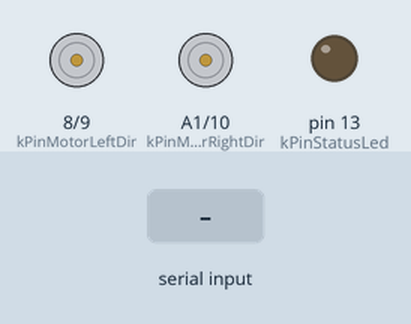
Simulated run of this sketch. Board: Arduino Uno, built with avr-gcc and run on an emulated ATmega328P. Shown: direction and speed pins drawn as motors (green arrow = direction pin HIGH = forward, orange = LOW = backward, longer = more drive), output pins drawn as LEDs (lit = HIGH). The inputs (shaded band) are chosen by the test bench. What the sketch prints to the serial monitor is not drawn.

Above: at 1.2 s.
1.3 s: "F\n" received over Serial
2.8 s: byte 66 ('B') received over Serial
At 2.97 s:
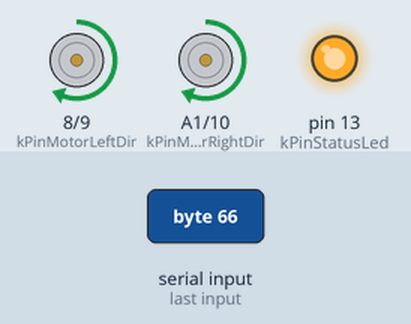
4.6 s: byte 76 ('L') received over Serial
At 4.77 s:
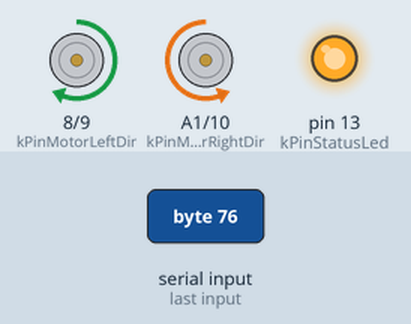
6.4 s: byte 82 ('R') received over Serial
At 6.57 s:
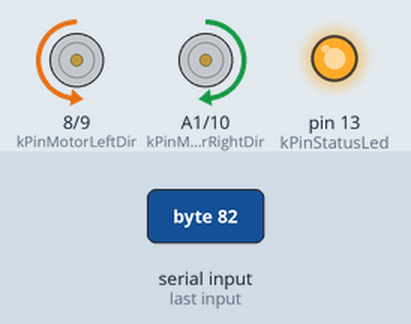
Timing chart, 0 to 9.2 s (numbered marks = the images above; inputs shaded):
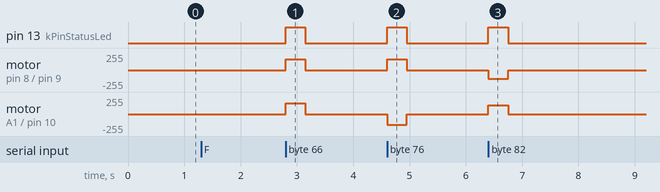

Measured:
- after the input at 2.8 s, pin 13 (kPinStatusLed): LOW → HIGH at once, → LOW 0.35 s later; motor on pin 8 (kPinMotorLeftDir) / pin 9 (kPinMotorLeftPwm), motor on A1 (kPinMotorRightDir) / pin 10 (kPinMotorRightPwm): stopped → forward 160/255 at once, → stopped 0.35 s later
- after the input at 4.6 s, pin 13 (kPinStatusLed): LOW → HIGH at once, → LOW 0.35 s later; motor on pin 8 (kPinMotorLeftDir) / pin 9 (kPinMotorLeftPwm): stopped → forward 160/255 at once, → stopped 0.35 s later; motor on A1 (kPinMotorRightDir) / pin 10 (kPinMotorRightPwm): stopped → backward 160/255 at once, → stopped 0.35 s later
- after the input at 6.4 s, pin 13 (kPinStatusLed): LOW → HIGH at once, → LOW 0.35 s later; motor on pin 8 (kPinMotorLeftDir) / pin 9 (kPinMotorLeftPwm): stopped → backward 130/255 at once, → stopped 0.35 s later; motor on A1 (kPinMotorRightDir) / pin 10 (kPinMotorRightPwm): stopped → forward 130/255 at once, → stopped 0.35 s later

The sketch:

BluetoothControl.ino
```cpp
/**
 * ============================================================================
 * File: BluetoothControl.ino
 * Platform: Kidsbits Multi-Purpose Coding Robot (Model KD0003)
 * Target Microcontroller: Atmel ATmega328P @ 16.0 MHz (Arduino Uno)
 *
 * Description:
 *   Wireless Bluetooth Remote Control firmware with safety deadman watchdog.
 *   Receives directional characters over Bluetooth Serial (9600 baud):
 *     - 'F' : Drive Forward
 *     - 'B' : Drive Reverse
 *     - 'L' : Pivot Left
 *     - 'R' : Pivot Right
 *     - 'S' : Stop / Quiescent Brake
 *
 * 🛑 SAFETY DEADMAN WATCHDOG:
 *   A strict 350ms deadman timer halts all PWM motors unless directional
 *   commands are actively refreshed by the client. If Bluetooth drops,
 *   the phone locks, or the client crashes, the robot halts immediately.
 *
 * 🛑 LINK-LOSS & BANNER DRAIN:
 *   HM-10 BLE status banners (e.g. "+CONNECTED", "OK+LOST", "DISCONNECTED")
 *   and malformed byte streams are drained to newline and treated as an
 *   unconditional stop, preventing embedded letters from executing as motion.
 *
 * ⚠️ HARDWARE LIMITATIONS & CAVEATS:
 *   This is a lightweight direct RC firmware sketch. Unlike MultiModeSuperRobot.ino,
 *   this sketch does NOT monitor ultrasonic sonar or underside cliff sensors.
 *   Operate strictly with line-of-sight visual supervision on flat ground.
 *   For cliff edge detection and obstacle avoidance, use MultiModeSuperRobot.ino.
 *
 * IMPORTANT HARDWARE SWITCH:
 *   1. Upload this code with the physical "BT" switch turned OFF.
 *   2. Once uploaded, slide the "BT" switch ON to enable wireless control.
 * ============================================================================
 */

#include <Arduino.h>

// --- Hardware Pin Definitions ---
const uint8_t kPinMotorLeftDir  = 8;   // Left Motor Direction
const uint8_t kPinMotorLeftPwm  = 9;   // Left Motor PWM Speed
const uint8_t kPinMotorRightPwm = 10;  // Right Motor PWM Speed
const uint8_t kPinMotorRightDir = A1;  // Right Motor Direction
const uint8_t kPinStatusLed     = LED_BUILTIN;

const uint8_t kDriveSpeed = 160;
const uint8_t kTurnSpeed  = 130;

// Deadman Watchdog State (Halt if no refreshed motion command within 350ms)
unsigned long gLastMotionCmdTime = 0;
bool gMotorActive = false;
const unsigned long kDeadmanTimeoutMs = 350;

void haltMotors() {
  analogWrite(kPinMotorLeftPwm, 0);
  analogWrite(kPinMotorRightPwm, 0);
  digitalWrite(kPinMotorLeftDir, HIGH);
  digitalWrite(kPinMotorRightDir, HIGH);
  digitalWrite(kPinStatusLed, LOW);
  gMotorActive = false;
}

void driveForward() {
  digitalWrite(kPinMotorLeftDir, LOW);
  digitalWrite(kPinMotorRightDir, LOW);
  analogWrite(kPinMotorLeftPwm, kDriveSpeed);
  analogWrite(kPinMotorRightPwm, kDriveSpeed);
  digitalWrite(kPinStatusLed, HIGH);
}

void driveBackward() {
  digitalWrite(kPinMotorLeftDir, HIGH);
  digitalWrite(kPinMotorRightDir, HIGH);
  analogWrite(kPinMotorLeftPwm, kDriveSpeed);
  analogWrite(kPinMotorRightPwm, kDriveSpeed);
  digitalWrite(kPinStatusLed, HIGH);
}

void pivotLeft() {
  digitalWrite(kPinMotorLeftDir, HIGH);
  digitalWrite(kPinMotorRightDir, LOW);
  analogWrite(kPinMotorLeftPwm, kTurnSpeed);
  analogWrite(kPinMotorRightPwm, kTurnSpeed);
  digitalWrite(kPinStatusLed, HIGH);
}

void pivotRight() {
  digitalWrite(kPinMotorLeftDir, LOW);
  digitalWrite(kPinMotorRightDir, HIGH);
  analogWrite(kPinMotorLeftPwm, kTurnSpeed);
  analogWrite(kPinMotorRightPwm, kTurnSpeed);
  digitalWrite(kPinStatusLed, HIGH);
}

void setup() {
  Serial.begin(9600);

  pinMode(kPinMotorLeftDir, OUTPUT);
  pinMode(kPinMotorLeftPwm, OUTPUT);
  pinMode(kPinMotorRightDir, OUTPUT);
  pinMode(kPinMotorRightPwm, OUTPUT);
  pinMode(kPinStatusLed, OUTPUT);

  haltMotors();
  Serial.println(F("BLUETOOTH_CONTROLLER_READY"));
}

void loop() {
  // 🛑 Universal Deadman Watchdog: Halt immediately if link drops or client stops sending heartbeats
  if (gMotorActive && (millis() - gLastMotionCmdTime > kDeadmanTimeoutMs)) {
    haltMotors();
  }

  if (Serial.available() > 0) {
    char cmd = Serial.read();

    // 🛑 0. Filter HM-10 BLE link-status banners and multi-char strings
    if (cmd == '+' || cmd == 'O' || cmd == 'o' || cmd == 'D' || cmd == 'C' || cmd == 'K') {
      haltMotors();
      unsigned long drainStart = millis();
      while (millis() - drainStart < 40) {
        if (Serial.available()) {
          drainStart = millis();
          char b = Serial.read();
          if (b == '\n' || b == '\r') break;
        }
      }
      return;
    }

    switch (cmd) {
      case 'F':
      case 'f':
        gLastMotionCmdTime = millis();
        gMotorActive = true;
        driveForward();
        break;

      case 'B':
      case 'b':
        gLastMotionCmdTime = millis();
        gMotorActive = true;
        driveBackward();
        break;

      case 'L':
      case 'l':
        gLastMotionCmdTime = millis();
        gMotorActive = true;
        pivotLeft();
        break;

      case 'R':
      case 'r':
        gLastMotionCmdTime = millis();
        gMotorActive = true;
        pivotRight();
        break;

      case 'S':
      case 's':
      default:
        haltMotors();
        break;
    }
  }
}
```
